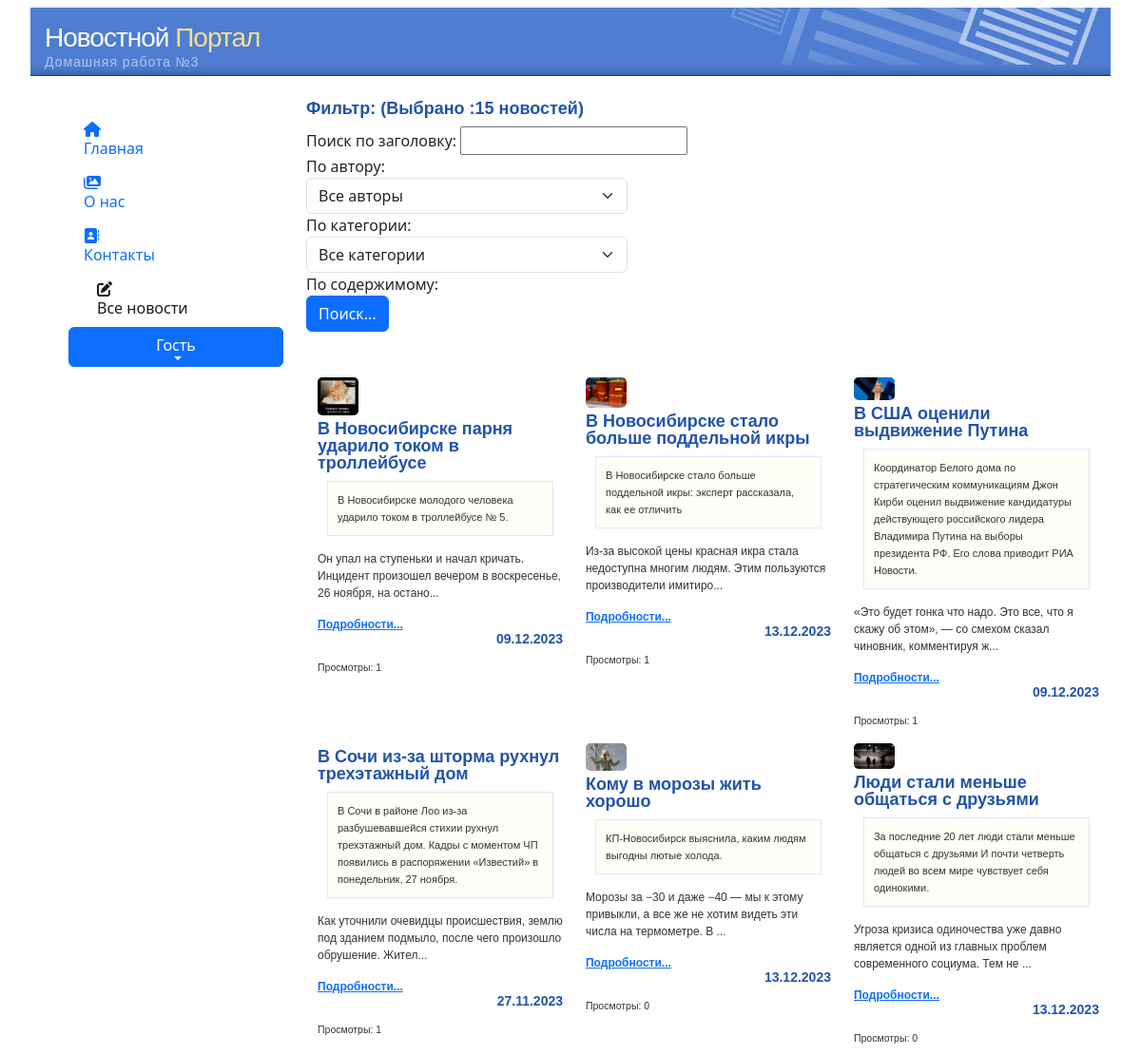
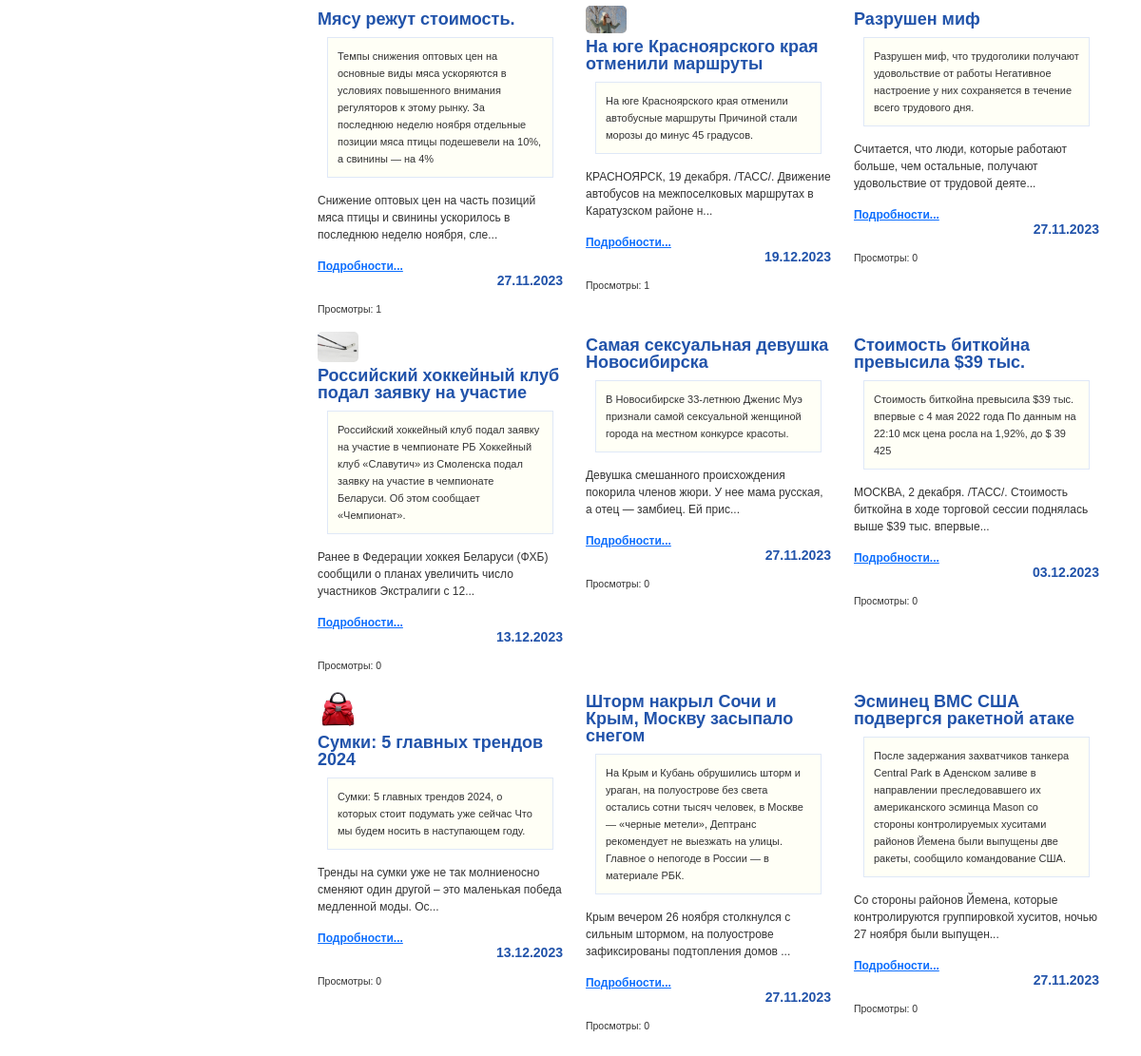
Screenshot of /news/all_news/ with the database file from the repository (2 pictures, top to bottom).
### news/models.py (models this page shows, shortened)
class Article(models.Model):
    categories = (('E','Economics'),
                  ('S','Science'),
                  ('IT','IT'))
    author = models.ForeignKey(User, on_delete=models.SET_NULL, null=True, verbose_name='Автор')
    title = models.CharField('Заголовок', max_length=50, default='')
    anouncement = models.TextField('Аннотация', max_length=250)
    text = models.TextField('Текст новости')
    date = models.DateTimeField('Дата создания', auto_now=True)
    category = models.CharField(choices=categories, max_length=50, default='', verbose_name='Категория')
    tags = models.ManyToManyField(to=Tag, blank=True, verbose_name='Тэги')
    slug = models.SlugField()
    def get_absolute_url(self):
        return f'/news/show/{self.id}'
    def get_views(self):
        return self.views.count()
    class Meta:
        ordering = ['title', 'date']
        verbose_name = 'Новость'
        verbose_name_plural = 'Новости'

class Image(models.Model):
    article = models.ForeignKey(Article, on_delete=models.CASCADE)
    name = models.CharField(max_length=50, blank=True)
    image = models.ImageField(upload_to='article_images/')

### news/views.py (the view)
# urls.py: path('all_news/', views.all_news, name='all_news'),
def all_news(request):
    categories = Article.categories  # создали перечень категорий
    author_list = User.objects.all()  # создали перечень авторов
    if request.method == "POST":
        selected_author = int(request.POST.get('author_filter'))
        selected_category = int(request.POST.get('category_filter'))
        search_article = (request.POST.get('search_input'))
        if selected_author == 0:  # выбраны все авторы
            articles = Article.objects.all()
        else:
            articles = Article.objects.filter(author=selected_author)
        if selected_category != 0:  # фильтруем найденные по авторам результаты по категориям
            articles = articles.filter(category__icontains=categories[selected_category - 1][0])
        if len(search_article) !=0: # применяем фильтр по новости
            articles = articles.filter(title=search_article)
    else:  # если страница открывется впервые
        selected_author = 0
        selected_category = 0
        articles = Article.objects.all()
    context = {'articles': articles, 'author_list': author_list, 'selected_author': selected_author,
               'categories': categories, 'selected_category': selected_category}
    return render(request, 'news/all_news.html', context)

### users/templatetags/users_extras.py (called while the page is built)
@register.filter(name="has_group")
def has_group(user,group_name):
    return user.groups.filter(name=group_name).exists()

### news/templates/news/all_news.html (shortened to what this page needs)
{% extends 'home01/index.html' %}
{% load static %}
{% load bootstrap5 %}
{% block content %}
<link rel="stylesheet" href="https://ajax.googleapis.com/ajax/libs/jqueryui/1.11.4/themes/smoothness/jquery-ui.css">
  <div id="content" >
    <div class="content_center" align="left">
        <div class="row">
        <label><h3> Фильтр: (Выбрано :{{ articles|length }} новостей) </h3>
            <form method="post">
                      <div class="row">
                        <div class="search">
                            <label for="search_input">Поиск по заголовку: </label>
                            <input id="search_input" name="search_input">
                        </div>
                      </div>
                        <label for="author_filter">По автору:</label>
                            <select class="form-select" name="author_filter" style="width:40%" >
                                <option value="0">Все авторы</option>
                            </select>
                        <label for="category_filter">По категории:</label>
                            <select class="form-select" name="category_filter" style="width:40%">
                                <option value="0">Все категории</option>
                            </select>
                        <label for="category_filter">По содержимому:</label>
                        <br>
                            <input type="submit" class="btn btn-primary" value="Поиск...">
                        <br>
            </form>
        </label>
    </div>
    </div>
  <br>
  <br>
   <div class="container-fluid">
       <div class="row">
           {% for articl in articles %}
               <div id="news" class="col-xs-4 col-sm-4 col-md-4 col-lg-4">
               {% if articl.image_set.all %}
                    <div class="col-xs-4 col-sm-4 col-md-4 col-lg-4">
                        <img src="{{ articl.image_set.all.0.image.url }}"
                             style="width:50%; height:auto; border-radius:5px;">
                    </div>
               {% endif %}
               <h3>{{ articl.title }}</h3>
                   <div class='featurebox_side'>{{ articl.anouncement }}</div>
                   <p>{{ articl.text|slice:":100" }}...</p>
                   <p class="lead mb-0"><a href="{{ articl.get_absolute_url }}" class="fw-bold">Подробности...</a></p>
                <h4 align="right">{{ articl.date|date:"d.m.Y" }}</h4>
               <p><small> Просмотры: {{ articl.get_views }}</small></p>
           </div>
           {% endfor %}
      </div>
   </div>
  </div>
{% endblock %}

### home01/static/home01/css/style.css (style rules this page uses)
body { text-align: center; margin-top:10px; margin-bottom:10px; color:#666666; background-color: #666666; }
#content { margin-top: 20px; margin-bottom: 0px; }
#content p { margin-top:15px; margin-bottom: 15px; font-family: verdana, arial, sans-serif; font-size: 12px; line-height: 18px; color: #333333; }
#content h3 { margin-top:5px; margin-bottom: 10px; font-family: verdana, arial, sans-serif; font-size: 18px; font-weight: bold; line-height: 18px; color: #2153AA; }
#content h4 { margin-top:0px;margin-bottom:0px; font-family: verdana, arial, sans-serif; font-size: 14px; font-weight: bold; line-height: 12px; color: #2153AA; }
.featurebox_side { background-color: #fffff6; margin:1px;margin-left:10px;margin-right:10px;margin-bottom:15px; padding:10px; border: 1px solid #DFE8F7; font-family: verdana, arial, sans-serif; font-size: 11px; line-height: 18px; color: #333333; }

### rows the page displays
Article: image_set.all.0.image (picture), title "В Новосибирске парня ударило током в троллейбусе", anouncement "В Новосибирске молодого человека ударило током в троллейбусе № 5.", text "Он упал на ступеньки и начал кричать. Инцидент произошел вечером в воскресенье, 26 ноября, на остано", date "09.12.2023", get_views "1"
Article: image_set.all.0.image (picture), title "В Новосибирске стало больше поддельной икры", anouncement "В Новосибирске стало больше поддельной икры: эксперт рассказала, как ее отличить", text "Из-за высокой цены красная икра стала недоступна многим людям. Этим пользуются производители имитиро", date "13.12.2023", get_views "1"
Article: image_set.all.0.image (picture), title "В США оценили выдвижение Путина", anouncement "Координатор Белого дома по стратегическим коммуникациям Джон Кирби оценил выдвижение кандидатуры действующего российского лидера Владимира Путина на выборы президента РФ. Его слова приводит РИА Новости.", text "«Это будет гонка что надо. Это все, что я скажу об этом», — со смехом сказал чиновник, комментируя ж", date "09.12.2023", get_views "1"
Article: title "В Сочи из-за шторма рухнул трехэтажный дом", anouncement "В Сочи в районе Лоо из-за разбушевавшейся стихии рухнул трехэтажный дом. Кадры с моментом ЧП появились в распоряжении «Известий» в понедельник, 27 ноября.", text "Как уточнили очевидцы происшествия, землю под зданием подмыло, после чего произошло обрушение. Жител", date "27.11.2023", get_views "1"
Article: image_set.all.0.image (picture), title "Кому в морозы жить хорошо", anouncement "КП-Новосибирск выяснила, каким людям выгодны лютые холода.", text "Морозы за −30 и даже −40 — мы к этому привыкли, а все же не хотим видеть эти числа на термометре. В", date "13.12.2023", get_views "0"
Article: image_set.all.0.image (picture), title "Люди стали меньше общаться с друзьями", anouncement "За последние 20 лет люди стали меньше общаться с друзьями И почти четверть людей во всем мире чувствует себя одинокими.", text "Угроза кризиса одиночества уже давно является одной из главных проблем современного социума. Тем не", date "13.12.2023", get_views "0"
Article: title "Мясу режут стоимость.", anouncement "Темпы снижения оптовых цен на основные виды мяса ускоряются в условиях повышенного внимания регуляторов к этому рынку. За последнюю неделю ноября отдельные позиции мяса птицы подешевели на 10%, а свинины — на 4%", text "Снижение оптовых цен на часть позиций мяса птицы и свинины ускорилось в последнюю неделю ноября, сле", date "27.11.2023", get_views "1"
Article: image_set.all.0.image (picture), title "На юге Красноярского края отменили маршруты", anouncement "На юге Красноярского края отменили автобусные маршруты Причиной стали морозы до минус 45 градусов.", text "КРАСНОЯРСК, 19 декабря. /ТАСС/. Движение автобусов на межпоселковых маршрутах в Каратузском районе н", date "19.12.2023", get_views "1"
Article: title "Разрушен миф", anouncement "Разрушен миф, что трудоголики получают удовольствие от работы Негативное настроение у них сохраняется в течение всего трудового дня.", text "Считается, что люди, которые работают больше, чем остальные, получают удовольствие от трудовой деяте", date "27.11.2023", get_views "0"
Article: image_set.all.0.image (picture), title "Российский хоккейный клуб подал заявку на участие", anouncement "Российский хоккейный клуб подал заявку на участие в чемпионате РБ Хоккейный клуб «Славутич» из Смоленска подал заявку на участие в чемпионате Беларуси. Об этом сообщает «Чемпионат».", text "Ранее в Федерации хоккея Беларуси (ФХБ) сообщили о планах увеличить число участников Экстралиги с 12", date "13.12.2023", get_views "0"
Article: title "Самая сексуальная девушка Новосибирска", anouncement "В Новосибирске 33-летнюю Дженис Муэ признали самой сексуальной женщиной города на местном конкурсе красоты.", text "Девушка смешанного происхождения покорила членов жюри. У нее мама русская, а отец — замбиец. Ей прис", date "27.11.2023", get_views "0"
Article: title "Стоимость биткойна превысила $39 тыс.", anouncement "Стоимость биткойна превысила $39 тыс. впервые с 4 мая 2022 года По данным на 22:10 мск цена росла на 1,92%, до $ 39 425", text "МОСКВА, 2 декабря. /ТАСС/. Стоимость биткойна в ходе торговой сессии поднялась выше $39 тыс. впервые", date "03.12.2023", get_views "0"
Article: image_set.all.0.image (picture), title "Сумки: 5 главных трендов 2024", anouncement "Сумки: 5 главных трендов 2024, о которых стоит подумать уже сейчас Что мы будем носить в наступающем году.", text "Тренды на сумки уже не так молниеносно сменяют один другой – это маленькая победа медленной моды. Ос", date "13.12.2023", get_views "0"
Article: title "Шторм накрыл Сочи и Крым, Москву засыпало снегом", anouncement "На Крым и Кубань обрушились шторм и ураган, на полуострове без света остались сотни тысяч человек, в Москве — «черные метели», Дептранс рекомендует не выезжать на улицы. Главное о непогоде в России — в материале РБК.", text "Крым вечером 26 ноября столкнулся с сильным штормом, на полуострове зафиксированы подтопления домов", date "27.11.2023", get_views "0"
Article: title "Эсминец ВМС США подвергся ракетной атаке", anouncement "После задержания захватчиков танкера Central Park в Аденском заливе в направлении преследовавшего их американского эсминца Mason со стороны контролируемых хуситами районов Йемена были выпущены две ракеты, сообщило командование США.", text "Со стороны районов Йемена, которые контролируются группировкой хуситов, ночью 27 ноября были выпущен", date "27.11.2023", get_views "0"

### other values shown
{{ articles|length }} "15"
